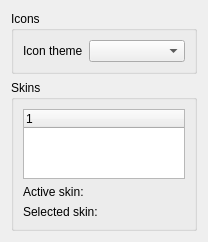
             <widget class="QWidget" name="scrollAreaWidgetContents_2">
              <property name="geometry">
               <rect>
                <x>0</x>
                <y>0</y>
                <width>208</width>
                <height>238</height>
               </rect>
              </property>
              <layout class="QFormLayout" name="formLayout">
               <property name="fieldGrowthPolicy">
                <enum>QFormLayout::AllNonFixedFieldsGrow</enum>
               </property>
               <item row="0" column="0" colspan="2">
                <widget class="QGroupBox" name="groupBox">
                 <property name="title">
                  <string>Icons</string>
                 </property>
                 <layout class="QFormLayout" name="formLayout_8">
                  <property name="fieldGrowthPolicy">
                   <enum>QFormLayout::AllNonFixedFieldsGrow</enum>
                  </property>
                  <item row="0" column="0">
                   <widget class="QLabel" name="m_lblIconTheme">
                    <property name="text">
                     <string>Icon theme</string>
                    </property>
                    <property name="buddy">
                     <cstring>m_cmbIconTheme</cstring>
                    </property>
                   </widget>
                  </item>
                  <item row="0" column="1">
                   <widget class="QComboBox" name="m_cmbIconTheme"/>
                  </item>
                 </layout>
                </widget>
               </item>
               <item row="1" column="0" colspan="2">
                <widget class="QGroupBox" name="groupBox_2">
                 <property name="title">
                  <string>Skins</string>
                 </property>
                 <layout class="QFormLayout" name="formLayout_9">
                  <item row="0" column="0" colspan="2">
                   <widget class="QTreeWidget" name="m_treeSkins">
                    <property name="sizePolicy">
                     <sizepolicy hsizetype="Expanding" vsizetype="Expanding">
                      <horstretch>0</horstretch>
                      <verstretch>0</verstretch>
                     </sizepolicy>
                    </property>
                    <property name="indentation">
                     <number>0</number>
                    </property>
                    <property name="rootIsDecorated">
                     <bool>false</bool>
                    </property>
                    <property name="itemsExpandable">
                     <bool>false</bool>
                    </property>
                    <property name="expandsOnDoubleClick">
                     <bool>false</bool>
                    </property>
                    <attribute name="headerMinimumSectionSize">
                     <number>80</number>
                    </attribute>
                    <column>
                     <property name="text">
                      <string notr="true">1</string>
                     </property>
                    </column>
                   </widget>
                  </item>
                  <item row="1" column="0">
                   <widget class="QLabel" name="m_lblActiveCaption">
                    <property name="text">
                     <string>Active skin:</string>
                    </property>
                   </widget>
                  </item>
                  <item row="1" column="1">
                   <widget class="QLabel" name="m_lblActiveContents">
                    <property name="text">
                     <string/>
                    </property>
                   </widget>
                  </item>
                  <item row="2" column="0">
                   <widget class="QLabel" name="m_lblSelectedCaption">
                    <property name="text">
                     <string>Selected skin:</string>
                    </property>
                   </widget>
                  </item>
                  <item row="2" column="1">
                   <widget class="QLabel" name="m_lblSelectedContents">
                    <property name="text">
                     <string/>
                    </property>
                   </widget>
                  </item>
                 </layout>
                </widget>
               </item>
              </layout>
             </widget>
